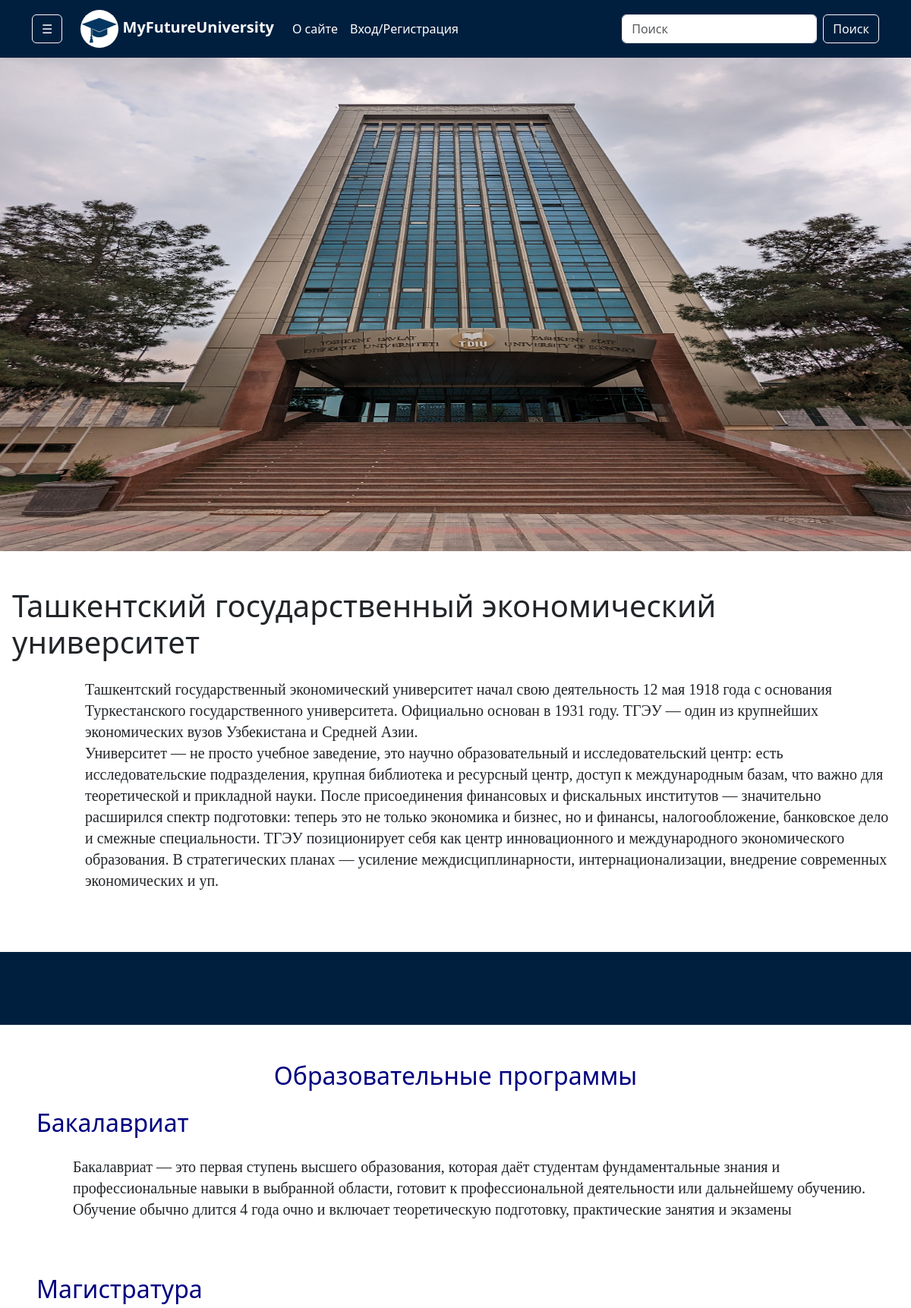
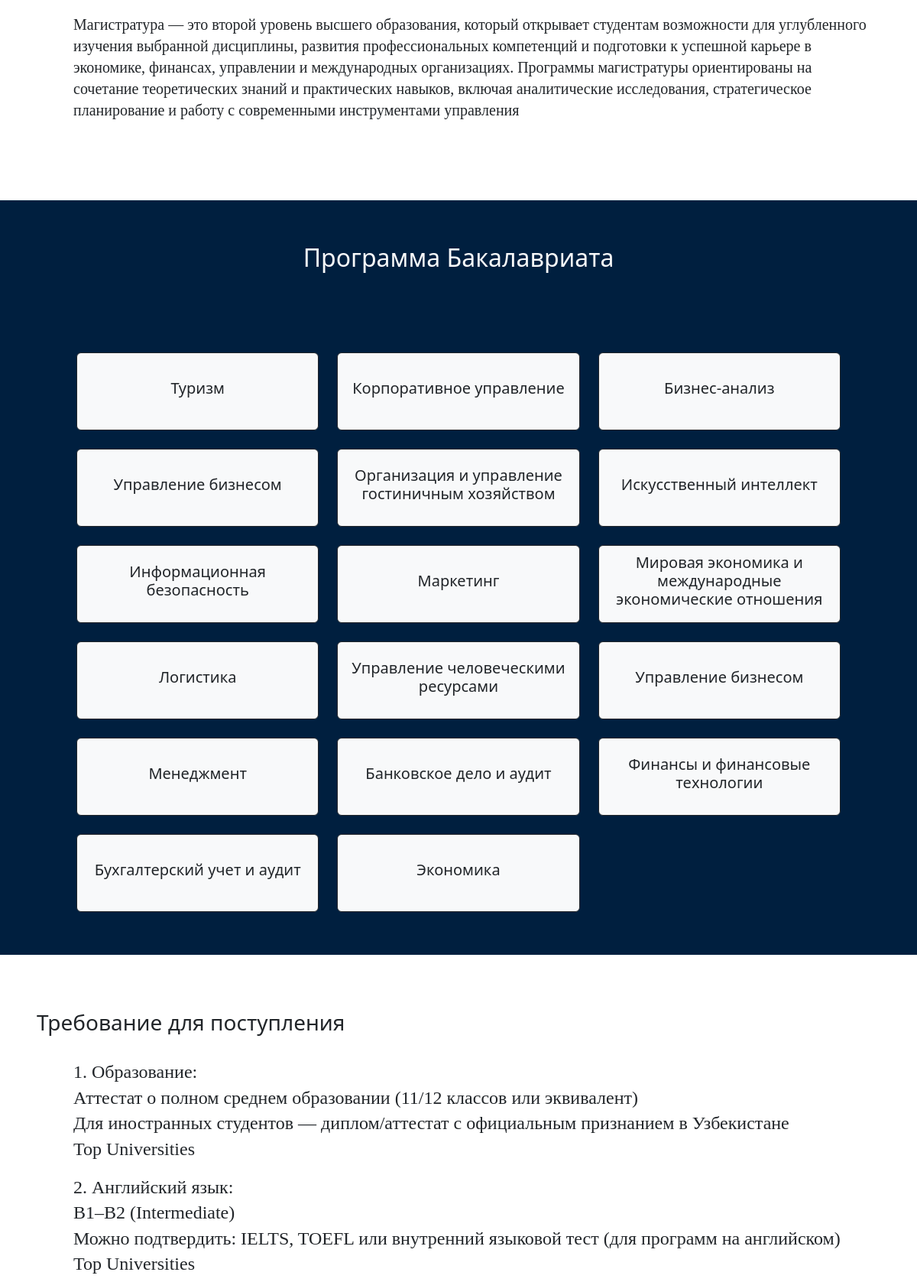
The app's page /university/5/ (upper part) with its own data (2 pictures, top to bottom).
### MyFutureUni/models.py (models this page shows, shortened)
class University(models.Model):
    title = models.CharField(max_length=200, verbose_name='Название Университета')
    description = models.TextField(verbose_name='Описание')
    requirements = models.TextField(verbose_name='Требование для поступление')
    fee = models.CharField(max_length=50, verbose_name='Стоимость обучения')
    photo = models.ImageField(upload_to='photos/', verbose_name='Фото')
    views = models.ManyToManyField('Ip', verbose_name='Просмотры', blank=True, null=True)
    video_link = models.CharField(max_length=500, verbose_name='Видео')
    address = models.CharField(max_length=250, verbose_name='Адрес')
    website_link = models.CharField(max_length=300, verbose_name='Ссылка для сайта институа', blank=True, null=True)
    education_language = models.CharField(max_length=100, verbose_name='Язык обучения')
    faculty = models.ManyToManyField(Faculty, verbose_name='Факультет',)
    category_uni = models.ForeignKey(CategoryUni, on_delete=models.CASCADE, blank=True, null=True, verbose_name='Название категории университета')
    def count_comment(self):
        if self.comment_set.all():
            return self.comment_set.all().count()
        else:
            return 0
    def count_views(self):
        if self.views:
            return self.views.count()
        else:
            return 0
    count_comment.short_description = 'Кол-во комметариев'
    count_views.short_description = 'Просмотры'
    class Meta:
        verbose_name = 'Университет'
        verbose_name_plural = 'Университеты'

class Program(models.Model):
    title = models.CharField(max_length=100, verbose_name='Название учебной программы')
    description = models.TextField(verbose_name='Описания учебной программы')
    university = models.ForeignKey(University, on_delete=models.CASCADE)
    class Meta:
        verbose_name = 'Учебная программа'
        verbose_name_plural = 'Учебные программы'

class Major(models.Model):
    title = models.CharField(max_length=100, verbose_name='Название учебной направление')
    university = models.ForeignKey(University, on_delete=models.CASCADE)
    class Meta:
        verbose_name = 'Учебная направления'
        verbose_name_plural = 'Учебные направлении'

### MyFutureUni/views.py (the view)
# urls.py: path('university/<int:pk>/', UniversityDetail.as_view(), name='university'),
class UniversityDetail(DetailView):
    model = University
    context_object_name = 'university'
    def get_context_data(self, **kwargs):
        context = super(UniversityDetail, self).get_context_data()
        university = context['university']
        majors = Major.objects.filter(university=university)
        programs = Program.objects.filter(university=university)
        same_universities = University.objects.filter(category_uni=university.category_uni, faculty__in=university.faculty.all())
        context['same_universities'] = same_universities.exclude(pk=university.pk).distinct()[:5]
        context['majors'] = majors
        context['programs'] = programs
        context['form'] = CommentForm()
        context['comments'] = Comment.objects.filter(university=university)
        ip = get_client_ip(self.request)
        if Ip.objects.filter(ip=ip).exists():
            university.views.add(Ip.objects.get(ip=ip))
        else:
            Ip.objects.create(ip=ip)
            university.views.add(Ip.objects.get(ip=ip))
        return context

### MyFutureUni/forms.py
class CommentForm(forms.ModelForm):
    text = forms.CharField(label='Оставить комментарий', widget=forms.Textarea(attrs={
        'class': 'form-control',
        'style': 'height: 150px; width: 1000px',
    }))
    class Meta:
        model = Comment
        fields = ('text',)

### MyFutureUni/templatetags/university_tags.py (called while the page is built)
@register.simple_tag()
def get_categories():
    categories = CategoryUni.objects.all()
    return categories

@register.simple_tag()
def get_faculties():
    faculties = Faculty.objects.all()
    return faculties

### MyFutureUni/tests.py (called while the page is built)
def get_client_ip(request) -> object:
    x = request.META.get('HTTP_X_FORWARDED_FOR')
    print(x)
    if x:
        ip = x.split(',')[0]
        print(ip, '+++++++++++++++++++++++++++')
    else:
        ip = request.META.get('REMOTE_ADDR')
        print(ip)
    return ip

### MyFutureUni/templates/MyFutureUni/university_detail.html (shortened to what this page needs)
{% extends 'base.html' %}
{% block main %}
<div class="uni_detail">
    <div class="uni_photo w-100" style="margin: 0px; padding: 0px">
        <img class="w-100" src="{{ university.photo.url }}" height="650">
    </div>
    <div class="uni_info py-5">
        <h1 class="px-3">{{ university.title }}</h1>
        <div class="description ms-5 py-3 px-3">
            <h5 class="ms-5" style="font-family: Calibri; line-height: 1.4">{{ university.description|linebreaks }}</h5>
        </div>
    </div>
    <div class="test py-5" style="background-color: #001f3f"></div>
    <div class="program_info py-5 px-5">
        <h2 class="text-center" style="color: navy">Образовательные программы</h2>
        {% for program in programs %}
        <div class="program_type py-3">
            <h2 style="color: navy">{{ program.title }}</h2>
            <div class="program_description">
                <h5 class="ms-5 py-3" style="font-family: Calibri; line-height: 1.4">
                    {{ program.description|linebreaks }}</h5>
            </div>
        </div>
        {% endfor %}
    </div>
    <div class="major_info text-light py-2" style="background-color: #001f3f">
        <h2 class="py-5 px-3 text-center">Программа Бакалавриата</h2>
        <div class="majors">
            <div class="d-flex justify-content-center col-12 py-5">
                <div class="col-10">
                    <div class="row row-cols-1 row-cols-md-3 g-4">
                        {% for major in majors %}
                        <div class="col">
                            <div class="card h-100 bg-light text-dark rounded border-dark">
                                <div class="card-body d-flex align-items-center justify-content-center"
                                     style="height: 100px">
                                    <h5 class="card_title text-center text-dark">{{ major.title }}</h5>
                                </div>
                            </div>
                        </div>
                        {% endfor %}
                    </div>
                </div>
            </div>
        </div>
    </div>
    <div class="requirements py-5">
        <h3 class="ms-5 py-4">Требование для поступления</h3>
        <div class="requirement_info ms-5">
            <h4 class="ms-5" style="font-family: Calibri; line-height: 1.4">
                {{ university.requirements|linebreaks }}</h4>
        </div>
    </div>
</div>
{% endblock main %}

### records on screen
University: photo (picture), title "Ташкентский государственный экономический университет", description "Ташкентский государственный экономический университет начал свою деятельность 12 мая 1918 года с основания Туркестанского государственного университета. Официально основан в 1931 году. ТГЭУ — один из крупнейших экономических вузов Узбекистана и Средней Азии. Университет — не просто учебное заведение, это научно образовательный и исследовательский центр: есть исследовательские подразделения, крупная библиотека и ресурсный центр, доступ к международным базам, что важно для теоретической и прикладной науки. После присоединения финансовых и фискальных институтов — значительно расширился спектр подготовки: теперь это не только экономика и бизнес, но и финансы, налогообложение, банковское дело и…", requirements "1. Образование: Аттестат о полном среднем образовании (11/12 классов или эквивалент) Для иностранных студентов — диплом/аттестат с официальным признанием в Узбекистане Top Universities 2. Английский язык: B1–B2 (Intermediate) Можно подтвердить: IELTS, TOEFL или внутренний языковой тест (для программ на английском) Top Universities"
Program: title "Бакалавриат", description "Бакалавриат — это первая ступень высшего образования, которая даёт студентам фундаментальные знания и профессиональные навыки в выбранной области, готовит к профессиональной деятельности или дальнейшему обучению. Обучение обычно длится 4 года очно и включает теоретическую подготовку, практические занятия и экзамены"
Program: title "Магистратура", description "Магистратура — это второй уровень высшего образования, который открывает студентам возможности для углубленного изучения выбранной дисциплины, развития профессиональных компетенций и подготовки к успешной карьере в экономике, финансах, управлении и международных организациях. Программы магистратуры ориентированы на сочетание теоретических знаний и практических навыков, включая аналитические исследования, стратегическое планирование и работу с современными инструментами управления"
Major: title "Туризм"
Major: title "Корпоративное управление"
Major: title "Бизнес-анализ"
Major: title "Управление бизнесом"
Major: title "Организация и управление гостиничным хозяйством"
Major: title "Искусственный интеллект"
Major: title "Информационная безопасность"
Major: title "Маркетинг"
Major: title "Мировая экономика и международные экономические отношения"
Major: title "Логистика"
Major: title "Управление человеческими ресурсами"
Major: title "Управление бизнесом"
Major: title "Менеджмент"
Major: title "Банковское дело и аудит"
Major: title "Финансы и финансовые технологии"
Major: title "Бухгалтерский учет и аудит"
Major: title "Экономика"
